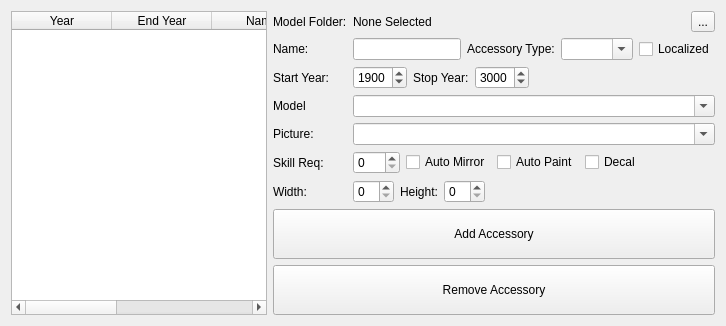
     <widget class="QWidget" name="tab_14">
      <attribute name="title">
       <string>Accessories</string>
      </attribute>
      <layout class="QGridLayout" name="gridLayout_15">
       <item row="0" column="0">
        <widget class="QTableWidget" name="table_Accessory">
         <column>
          <property name="text">
           <string>Year</string>
          </property>
         </column>
         <column>
          <property name="text">
           <string>End Year</string>
          </property>
         </column>
         <column>
          <property name="text">
           <string>Name</string>
          </property>
         </column>
         <column>
          <property name="text">
           <string>Type</string>
          </property>
         </column>
         <column>
          <property name="text">
           <string>Model</string>
          </property>
         </column>
        </widget>
       </item>
       <item row="0" column="1">
        <layout class="QFormLayout" name="formLayout_15">
         <property name="fieldGrowthPolicy">
          <enum>QFormLayout::AllNonFixedFieldsGrow</enum>
         </property>
         <item row="0" column="0">
          <widget class="QLabel" name="label_206">
           <property name="text">
            <string>Model Folder:</string>
           </property>
          </widget>
         </item>
         <item row="0" column="1">
          <layout class="QHBoxLayout" name="horizontalLayout_75">
           <item>
            <widget class="QLabel" name="label_accessories_select_folder">
             <property name="text">
              <string>None Selected</string>
             </property>
            </widget>
           </item>
           <item>
            <widget class="QToolButton" name="button_accessories_selectfolder">
             <property name="text">
              <string>...</string>
             </property>
            </widget>
           </item>
          </layout>
         </item>
         <item row="1" column="0">
          <widget class="QLabel" name="label_211">
           <property name="text">
            <string>Name:</string>
           </property>
          </widget>
         </item>
         <item row="1" column="1">
          <layout class="QHBoxLayout" name="horizontalLayout_72">
           <item>
            <widget class="QLineEdit" name="lineEdit_Accessory_Name">
             <property name="sizePolicy">
              <sizepolicy hsizetype="Preferred" vsizetype="Fixed">
               <horstretch>0</horstretch>
               <verstretch>0</verstretch>
              </sizepolicy>
             </property>
            </widget>
           </item>
           <item>
            <widget class="QLabel" name="label_156">
             <property name="text">
              <string>Accessory Type:</string>
             </property>
            </widget>
           </item>
           <item>
            <widget class="QComboBox" name="comboBox_Accessory_type">
             <property name="sizePolicy">
              <sizepolicy hsizetype="Expanding" vsizetype="Fixed">
               <horstretch>0</horstretch>
               <verstretch>0</verstretch>
              </sizepolicy>
             </property>
             <property name="editable">
              <bool>true</bool>
             </property>
            </widget>
           </item>
           <item>
            <widget class="QCheckBox" name="checkBox_Accessory_TypeLocalize">
             <property name="text">
              <string>Localized</string>
             </property>
            </widget>
           </item>
          </layout>
         </item>
         <item row="2" column="0">
          <widget class="QLabel" name="label_212">
           <property name="text">
            <string>Start Year:</string>
           </property>
          </widget>
         </item>
         <item row="2" column="1">
          <layout class="QHBoxLayout" name="horizontalLayout_73">
           <item>
            <widget class="QSpinBox" name="spinBox_Accessory_year">
             <property name="minimum">
              <number>1800</number>
             </property>
             <property name="maximum">
              <number>9999</number>
             </property>
             <property name="value">
              <number>1900</number>
             </property>
            </widget>
           </item>
           <item>
            <widget class="QLabel" name="label_213">
             <property name="text">
              <string>Stop Year:</string>
             </property>
            </widget>
           </item>
           <item>
            <widget class="QSpinBox" name="spinBox_Accessory_endyear">
             <property name="minimum">
              <number>1800</number>
             </property>
             <property name="maximum">
              <number>9999</number>
             </property>
             <property name="value">
              <number>3000</number>
             </property>
            </widget>
           </item>
           <item>
            <spacer name="horizontalSpacer_29">
             <property name="orientation">
              <enum>Qt::Horizontal</enum>
             </property>
             <property name="sizeHint" stdset="0">
              <size>
               <width>40</width>
               <height>20</height>
              </size>
             </property>
            </spacer>
           </item>
          </layout>
         </item>
         <item row="3" column="0">
          <widget class="QLabel" name="label_214">
           <property name="text">
            <string>Model</string>
           </property>
          </widget>
         </item>
         <item row="3" column="1">
          <widget class="QComboBox" name="comboBox_Accessory_model">
           <property name="editable">
            <bool>true</bool>
           </property>
          </widget>
         </item>
         <item row="4" column="0">
          <widget class="QLabel" name="label_215">
           <property name="text">
            <string>Picture:</string>
           </property>
          </widget>
         </item>
         <item row="4" column="1">
          <layout class="QHBoxLayout" name="horizontalLayout_55">
           <item>
            <widget class="QComboBox" name="comboBox_Accessory_picture">
             <property name="editable">
              <bool>true</bool>
             </property>
            </widget>
           </item>
          </layout>
         </item>
         <item row="5" column="0">
          <widget class="QLabel" name="label_224">
           <property name="text">
            <string>Skill Req:</string>
           </property>
          </widget>
         </item>
         <item row="5" column="1">
          <layout class="QHBoxLayout" name="horizontalLayout_76">
           <item>
            <widget class="QSpinBox" name="spinBox_Accessory_skillreq">
             <property name="maximum">
              <number>200</number>
             </property>
            </widget>
           </item>
           <item>
            <widget class="QCheckBox" name="checkBox_Accessory_autoMirror">
             <property name="text">
              <string>Auto Mirror</string>
             </property>
            </widget>
           </item>
           <item>
            <widget class="QCheckBox" name="checkBox_Accessory_autoPaint">
             <property name="text">
              <string>Auto Paint</string>
             </property>
            </widget>
           </item>
           <item>
            <widget class="QCheckBox" name="checkBox_accessory_decal">
             <property name="text">
              <string>Decal</string>
             </property>
            </widget>
           </item>
           <item>
            <spacer name="horizontalSpacer_22">
             <property name="orientation">
              <enum>Qt::Horizontal</enum>
             </property>
             <property name="sizeHint" stdset="0">
              <size>
               <width>40</width>
               <height>20</height>
              </size>
             </property>
            </spacer>
           </item>
          </layout>
         </item>
         <item row="9" column="0" colspan="2">
          <widget class="QPushButton" name="button_Accessory_add">
           <property name="minimumSize">
            <size>
             <width>0</width>
             <height>50</height>
            </size>
           </property>
           <property name="text">
            <string>Add Accessory</string>
           </property>
          </widget>
         </item>
         <item row="10" column="0" colspan="2">
          <widget class="QPushButton" name="button_Accessory_remove">
           <property name="minimumSize">
            <size>
             <width>0</width>
             <height>50</height>
            </size>
           </property>
           <property name="text">
            <string>Remove Accessory</string>
           </property>
          </widget>
         </item>
         <item row="7" column="0">
          <widget class="QLabel" name="label_accessory_width">
           <property name="text">
            <string>Width:</string>
           </property>
          </widget>
         </item>
         <item row="7" column="1">
          <layout class="QHBoxLayout" name="horizontalLayout_77">
           <item>
            <widget class="QSpinBox" name="spinBox_accessories_width"/>
           </item>
           <item>
            <widget class="QLabel" name="label_accessory_height">
             <property name="text">
              <string>Height:</string>
             </property>
            </widget>
           </item>
           <item>
            <widget class="QSpinBox" name="spinBox_accessory_height"/>
           </item>
           <item>
            <spacer name="horizontalSpacer_26">
             <property name="orientation">
              <enum>Qt::Horizontal</enum>
             </property>
             <property name="sizeHint" stdset="0">
              <size>
               <width>40</width>
               <height>20</height>
              </size>
             </property>
            </spacer>
           </item>
          </layout>
         </item>
        </layout>
       </item>
      </layout>
     </widget>
